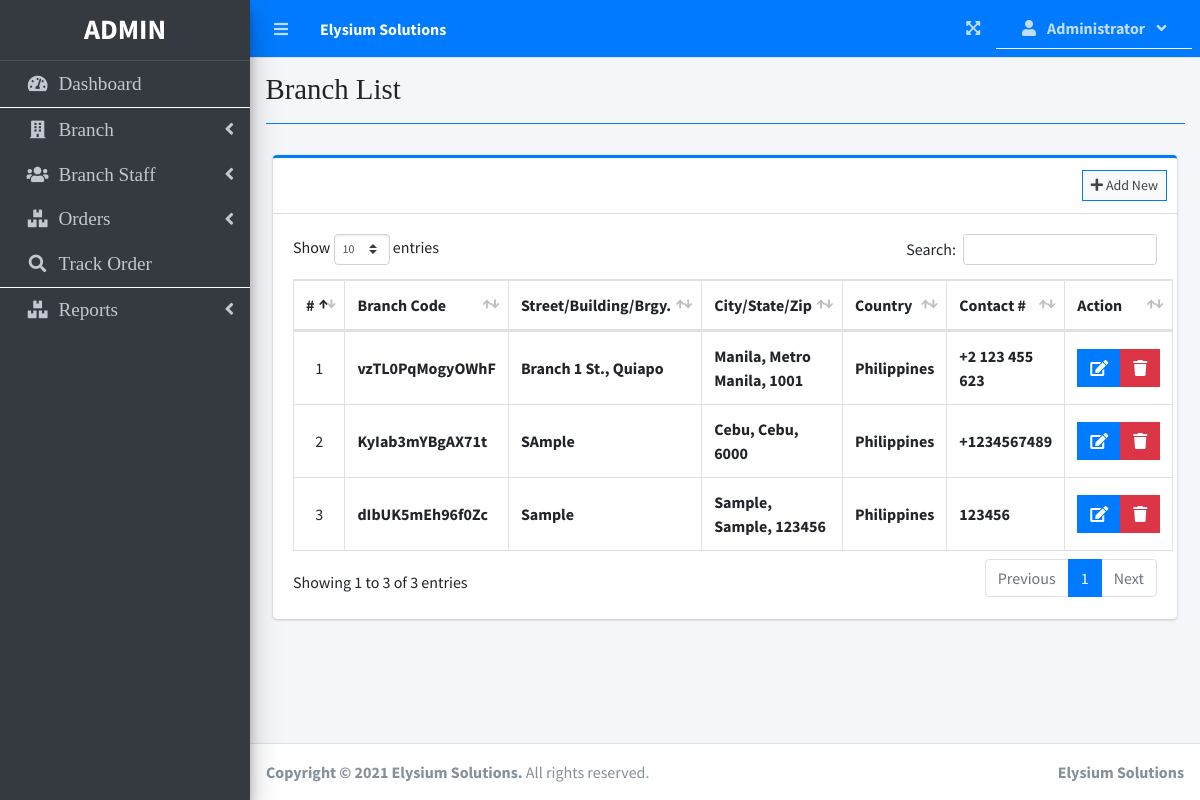
The page /index.php?page=branch_list (signed in) on the database its author committed.
### tables this page shows
CREATE TABLE `branches` (
  `id` int(30) NOT NULL,
  `branch_code` varchar(50) NOT NULL,
  `street` text NOT NULL,
  `city` text NOT NULL,
  `state` text NOT NULL,
  `zip_code` varchar(50) NOT NULL,
  `country` text NOT NULL,
  `contact` varchar(100) NOT NULL,
  `date_created` datetime NOT NULL DEFAULT current_timestamp()
);

### branch_list.php (the view, shortened to what this page needs)
<?php include'db_connect.php' ?>
<div class="col-lg-12">
	<div class="card card-outline card-primary">
		<div class="card-header">
			<div class="card-tools">
				<a class="btn btn-block btn-sm btn-default btn-flat border-primary " href="./index.php?page=new_branch"><i class="fa fa-plus"></i> Add New</a>
			</div>
		</div>
		<div class="card-body">
			<table class="table tabe-hover table-bordered" id="list">
				<!-- <colgroup>
					<col width="5%">
					<col width="15%">
					<col width="25%">
					<col width="25%">
					<col width="15%">
				</colgroup> -->
				<thead>
					<tr>
						<th class="text-center">#</th>
						<th>Branch Code</th>
						<th>Street/Building/Brgy.</th>
						<th>City/State/Zip</th>
						<th>Country</th>
						<th>Contact #</th>
						<th>Action</th>
					</tr>
				</thead>
				<tbody>
					<?php
					$i = 1;
					$qry = $conn->query("SELECT * FROM branches order by street asc,city asc, state asc ");
					while($row= $qry->fetch_assoc()):
					?>
					<tr>
						<td class="text-center"><?php echo $i++ ?></td>
						<td class=""><b><?php echo $row['branch_code'] ?></b></td>
						<td><b><?php echo ucwords($row['street']) ?></b></td>
						<td><b><?php echo ucwords($row['city'].', '.$row['state'].', '.$row['zip_code']) ?></b></td>
						<td><b><?php echo ucwords($row['country']) ?></b></td>
						<td><b><?php echo $row['contact'] ?></b></td>
						<td class="text-center">
		                    <div class="btn-group">
		                        <a href="index.php?page=edit_branch&id=<?php echo $row['id'] ?>" class="btn btn-primary btn-flat ">
		                          <i class="fas fa-edit"></i>
		                        </a>
		                        <button type="button" class="btn btn-danger btn-flat delete_branch" data-id="<?php echo $row['id'] ?>">
		                          <i class="fas fa-trash"></i>
		                        </button>
	                      </div>
						</td>
					</tr>
				<?php endwhile; ?>
				</tbody>
			</table>
		</div>
	</div>
</div>

### branch_list.php (style rules this page uses)
table td { vertical-align: middle !important; }

### rows shown on the page
branches: branch_code "vzTL0PqMogyOWhF", street "Branch 1 St., Quiapo", city+state+zip_code "Manila, Metro Manila, 1001", country "Philippines", contact "+2 123 455 623"
branches: branch_code "KyIab3mYBgAX71t", street "SAmple", city+state+zip_code "Cebu, Cebu, 6000", country "Philippines", contact "+1234567489"
branches: branch_code "dIbUK5mEh96f0Zc", street "Sample", city+state+zip_code "Sample, Sample, 123456", country "Philippines", contact "123456"

### other values the page prints
$_SESSION['system']['name'] "Elysium Solutions"
$_SESSION['login_firstname'] "Administrator"
$title "Branch List"
